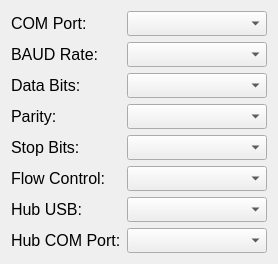
    <widget class="QWidget" name="layoutWidget">
     <property name="geometry">
      <rect>
       <x>10</x>
       <y>42</y>
       <width>261</width>
       <height>260</height>
      </rect>
     </property>
     <layout class="QVBoxLayout" name="verticalLayout_2">
      <item>
       <layout class="QHBoxLayout" name="horizontalLayout_5">
        <item>
         <widget class="QLabel" name="comLabel">
          <property name="sizePolicy">
           <sizepolicy hsizetype="Minimum" vsizetype="Minimum">
            <horstretch>0</horstretch>
            <verstretch>0</verstretch>
           </sizepolicy>
          </property>
          <property name="minimumSize">
           <size>
            <width>110</width>
            <height>25</height>
           </size>
          </property>
          <property name="maximumSize">
           <size>
            <width>110</width>
            <height>25</height>
           </size>
          </property>
          <property name="font">
           <font>
            <pointsize>12</pointsize>
           </font>
          </property>
          <property name="styleSheet">
           <string notr="true">color: black;</string>
          </property>
          <property name="text">
           <string>COM Port:</string>
          </property>
         </widget>
        </item>
        <item>
         <widget class="QComboBox" name="comPortComboBox">
          <property name="sizePolicy">
           <sizepolicy hsizetype="Fixed" vsizetype="Fixed">
            <horstretch>0</horstretch>
            <verstretch>0</verstretch>
           </sizepolicy>
          </property>
          <property name="minimumSize">
           <size>
            <width>140</width>
            <height>25</height>
           </size>
          </property>
          <property name="maximumSize">
           <size>
            <width>140</width>
            <height>25</height>
           </size>
          </property>
          <property name="baseSize">
           <size>
            <width>140</width>
            <height>25</height>
           </size>
          </property>
          <property name="font">
           <font>
            <pointsize>10</pointsize>
           </font>
          </property>
         </widget>
        </item>
       </layout>
      </item>
      <item>
       <layout class="QHBoxLayout" name="horizontalLayout_6">
        <item>
         <widget class="QLabel" name="baudLabel">
          <property name="sizePolicy">
           <sizepolicy hsizetype="Minimum" vsizetype="Minimum">
            <horstretch>0</horstretch>
            <verstretch>0</verstretch>
           </sizepolicy>
          </property>
          <property name="minimumSize">
           <size>
            <width>110</width>
            <height>25</height>
           </size>
          </property>
          <property name="maximumSize">
           <size>
            <width>110</width>
            <height>25</height>
           </size>
          </property>
          <property name="font">
           <font>
            <pointsize>12</pointsize>
           </font>
          </property>
          <property name="text">
           <string>BAUD Rate:</string>
          </property>
          <property name="alignment">
           <set>Qt::AlignmentFlag::AlignLeading|Qt::AlignmentFlag::AlignLeft|Qt::AlignmentFlag::AlignVCenter</set>
          </property>
         </widget>
        </item>
        <item>
         <widget class="QComboBox" name="baudSpeedComboBox">
          <property name="sizePolicy">
           <sizepolicy hsizetype="Fixed" vsizetype="Fixed">
            <horstretch>0</horstretch>
            <verstretch>0</verstretch>
           </sizepolicy>
          </property>
          <property name="minimumSize">
           <size>
            <width>140</width>
            <height>25</height>
           </size>
          </property>
          <property name="maximumSize">
           <size>
            <width>140</width>
            <height>25</height>
           </size>
          </property>
          <property name="baseSize">
           <size>
            <width>140</width>
            <height>25</height>
           </size>
          </property>
          <property name="font">
           <font>
            <pointsize>10</pointsize>
           </font>
          </property>
         </widget>
        </item>
       </layout>
      </item>
      <item>
       <layout class="QHBoxLayout" name="horizontalLayout_7">
        <item>
         <widget class="QLabel" name="dataLabel">
          <property name="sizePolicy">
           <sizepolicy hsizetype="Minimum" vsizetype="Minimum">
            <horstretch>0</horstretch>
            <verstretch>0</verstretch>
           </sizepolicy>
          </property>
          <property name="minimumSize">
           <size>
            <width>110</width>
            <height>25</height>
           </size>
          </property>
          <property name="maximumSize">
           <size>
            <width>110</width>
            <height>25</height>
           </size>
          </property>
          <property name="font">
           <font>
            <pointsize>12</pointsize>
           </font>
          </property>
          <property name="text">
           <string>Data Bits:</string>
          </property>
         </widget>
        </item>
        <item>
         <widget class="QComboBox" name="dataBitsComboBox">
          <property name="sizePolicy">
           <sizepolicy hsizetype="Fixed" vsizetype="Fixed">
            <horstretch>0</horstretch>
            <verstretch>0</verstretch>
           </sizepolicy>
          </property>
          <property name="minimumSize">
           <size>
            <width>140</width>
            <height>25</height>
           </size>
          </property>
          <property name="maximumSize">
           <size>
            <width>140</width>
            <height>25</height>
           </size>
          </property>
          <property name="baseSize">
           <size>
            <width>140</width>
            <height>25</height>
           </size>
          </property>
          <property name="font">
           <font>
            <pointsize>10</pointsize>
           </font>
          </property>
         </widget>
        </item>
       </layout>
      </item>
      <item>
       <layout class="QHBoxLayout" name="horizontalLayout_8">
        <item>
         <widget class="QLabel" name="parityLabel">
          <property name="sizePolicy">
           <sizepolicy hsizetype="Minimum" vsizetype="Minimum">
            <horstretch>0</horstretch>
            <verstretch>0</verstretch>
           </sizepolicy>
          </property>
          <property name="minimumSize">
           <size>
            <width>110</width>
            <height>25</height>
           </size>
          </property>
          <property name="maximumSize">
           <size>
            <width>110</width>
            <height>25</height>
           </size>
          </property>
          <property name="font">
           <font>
            <pointsize>12</pointsize>
           </font>
          </property>
          <property name="text">
           <string>Parity:</string>
          </property>
          <property name="alignment">
           <set>Qt::AlignmentFlag::AlignLeading|Qt::AlignmentFlag::AlignLeft|Qt::AlignmentFlag::AlignVCenter</set>
          </property>
         </widget>
        </item>
        <item>
         <widget class="QComboBox" name="parityComboBox">
          <property name="sizePolicy">
           <sizepolicy hsizetype="Fixed" vsizetype="Fixed">
            <horstretch>0</horstretch>
            <verstretch>0</verstretch>
           </sizepolicy>
          </property>
          <property name="minimumSize">
           <size>
            <width>140</width>
            <height>25</height>
           </size>
          </property>
          <property name="maximumSize">
           <size>
            <width>140</width>
            <height>25</height>
           </size>
          </property>
          <property name="baseSize">
           <size>
            <width>140</width>
            <height>25</height>
           </size>
          </property>
          <property name="font">
           <font>
            <pointsize>10</pointsize>
           </font>
          </property>
         </widget>
        </item>
       </layout>
      </item>
      <item>
       <layout class="QHBoxLayout" name="horizontalLayout_9">
        <item>
         <widget class="QLabel" name="stopLabel">
          <property name="sizePolicy">
           <sizepolicy hsizetype="Fixed" vsizetype="Fixed">
            <horstretch>0</horstretch>
            <verstretch>0</verstretch>
           </sizepolicy>
          </property>
          <property name="minimumSize">
           <size>
            <width>110</width>
            <height>25</height>
           </size>
          </property>
          <property name="maximumSize">
           <size>
            <width>110</width>
            <height>25</height>
           </size>
          </property>
          <property name="baseSize">
           <size>
            <width>11</width>
            <height>25</height>
           </size>
          </property>
          <property name="font">
           <font>
            <pointsize>12</pointsize>
           </font>
          </property>
          <property name="text">
           <string>Stop Bits:</string>
          </property>
         </widget>
        </item>
        <item>
         <widget class="QComboBox" name="stopBitsComboBox">
          <property name="sizePolicy">
           <sizepolicy hsizetype="Fixed" vsizetype="Fixed">
            <horstretch>0</horstretch>
            <verstretch>0</verstretch>
           </sizepolicy>
          </property>
          <property name="minimumSize">
           <size>
            <width>140</width>
            <height>25</height>
           </size>
          </property>
          <property name="maximumSize">
           <size>
            <width>140</width>
            <height>25</height>
           </size>
          </property>
          <property name="baseSize">
           <size>
            <width>140</width>
            <height>25</height>
           </size>
          </property>
          <property name="font">
           <font>
            <pointsize>10</pointsize>
           </font>
          </property>
         </widget>
        </item>
       </layout>
      </item>
      <item>
       <layout class="QHBoxLayout" name="horizontalLayout_10">
        <item>
         <widget class="QLabel" name="flowLabel">
          <property name="sizePolicy">
           <sizepolicy hsizetype="Fixed" vsizetype="Fixed">
            <horstretch>0</horstretch>
            <verstretch>0</verstretch>
           </sizepolicy>
          </property>
          <property name="minimumSize">
           <size>
            <width>110</width>
            <height>25</height>
           </size>
          </property>
          <property name="maximumSize">
           <size>
            <width>100</width>
            <height>25</height>
           </size>
          </property>
          <property name="baseSize">
           <size>
            <width>110</width>
            <height>25</height>
           </size>
          </property>
          <property name="font">
           <font>
            <pointsize>12</pointsize>
           </font>
          </property>
          <property name="text">
           <string>Flow Control:</string>
          </property>
         </widget>
        </item>
        <item>
         <widget class="QComboBox" name="flowControlComboBox">
          <property name="sizePolicy">
           <sizepolicy hsizetype="Fixed" vsizetype="Fixed">
            <horstretch>0</horstretch>
            <verstretch>0</verstretch>
           </sizepolicy>
          </property>
          <property name="minimumSize">
           <size>
            <width>140</width>
            <height>25</height>
           </size>
          </property>
          <property name="maximumSize">
           <size>
            <width>140</width>
            <height>25</height>
           </size>
          </property>
          <property name="baseSize">
           <size>
            <width>140</width>
            <height>25</height>
           </size>
          </property>
          <property name="font">
           <font>
            <pointsize>10</pointsize>
           </font>
          </property>
         </widget>
        </item>
       </layout>
      </item>
      <item>
       <layout class="QHBoxLayout" name="horizontalLayout_11">
        <item>
         <widget class="QLabel" name="dipLabel">
          <property name="sizePolicy">
           <sizepolicy hsizetype="Preferred" vsizetype="Fixed">
            <horstretch>0</horstretch>
            <verstretch>0</verstretch>
           </sizepolicy>
          </property>
          <property name="minimumSize">
           <size>
            <width>110</width>
            <height>25</height>
           </size>
          </property>
          <property name="maximumSize">
           <size>
            <width>110</width>
            <height>25</height>
           </size>
          </property>
          <property name="baseSize">
           <size>
            <width>110</width>
            <height>25</height>
           </size>
          </property>
          <property name="font">
           <font>
            <pointsize>12</pointsize>
           </font>
          </property>
          <property name="text">
           <string>Hub USB:</string>
          </property>
         </widget>
        </item>
        <item>
         <widget class="QComboBox" name="dipSwitchComboBox">
          <property name="sizePolicy">
           <sizepolicy hsizetype="Fixed" vsizetype="Fixed">
            <horstretch>0</horstretch>
            <verstretch>0</verstretch>
           </sizepolicy>
          </property>
          <property name="minimumSize">
           <size>
            <width>140</width>
            <height>25</height>
           </size>
          </property>
          <property name="maximumSize">
           <size>
            <width>140</width>
            <height>25</height>
           </size>
          </property>
          <property name="baseSize">
           <size>
            <width>140</width>
            <height>25</height>
           </size>
          </property>
          <property name="font">
           <font>
            <pointsize>10</pointsize>
           </font>
          </property>
         </widget>
        </item>
       </layout>
      </item>
      <item>
       <layout class="QHBoxLayout" name="horizontalLayout_12">
        <item>
         <widget class="QLabel" name="hubLabel">
          <property name="sizePolicy">
           <sizepolicy hsizetype="Fixed" vsizetype="Fixed">
            <horstretch>0</horstretch>
            <verstretch>0</verstretch>
           </sizepolicy>
          </property>
          <property name="minimumSize">
           <size>
            <width>110</width>
            <height>25</height>
           </size>
          </property>
          <property name="maximumSize">
           <size>
            <width>110</width>
            <height>25</height>
           </size>
          </property>
          <property name="baseSize">
           <size>
            <width>110</width>
            <height>25</height>
           </size>
          </property>
          <property name="font">
           <font>
            <pointsize>12</pointsize>
           </font>
          </property>
          <property name="text">
           <string>Hub COM Port:</string>
          </property>
         </widget>
        </item>
        <item>
         <widget class="QComboBox" name="hubComComboBox">
          <property name="sizePolicy">
           <sizepolicy hsizetype="Fixed" vsizetype="Fixed">
            <horstretch>0</horstretch>
            <verstretch>0</verstretch>
           </sizepolicy>
          </property>
          <property name="minimumSize">
           <size>
            <width>140</width>
            <height>25</height>
           </size>
          </property>
          <property name="maximumSize">
           <size>
            <width>140</width>
            <height>25</height>
           </size>
          </property>
          <property name="baseSize">
           <size>
            <width>140</width>
            <height>25</height>
           </size>
          </property>
          <property name="font">
           <font>
            <pointsize>10</pointsize>
           </font>
          </property>
         </widget>
        </item>
       </layout>
      </item>
     </layout>
    </widget>
